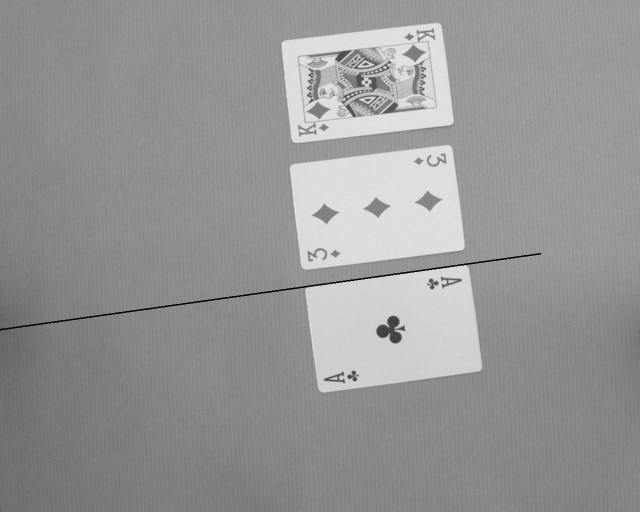
#> input picture houghlines3.jpg, 1280 x 1024 px (shown at 1/2 size)
$ python -i cardDetect.py   (imports and definitions only)   (Python 2 division)
#> lines starting #> are read from the running program, lines starting #| are printed output that depends on the picture; after the words box and inside, x2 and y2 are one past the last pixel; in counts of white or black regions, pixels touching at a corner belong together
#> further down, picture is the input picture: shape (1024, 1280); min 0, max 241, mean 149.5
import numpy as np
import matplotlib.pyplot as plt
import cv2 as cv

CARD_MAX_AREA = 130000
CARD_MIN_AREA = 12000

class Card:
    """ Information about card """
    # [37 lines left out: functions __init__, minDistance, get_theta, not called in this run]

def preprocess(img, BKG_THRESH=40, canny_thresh=50, dilation=5):

    # Start Processing Images
#> called with BKG_THRESH = 40, canny_thresh = 50, dilation = 5
    blur = cv.GaussianBlur(img,(5,5),0)

    img_w, img_h = np.shape(img)[:2]
#> img_w = 1024; img_h = 1280
    bkg_level = img[int(img_h/100)][int(img_w/2)]
#> bkg_level = 145
    thresh_level = bkg_level + BKG_THRESH
#> thresh_level = 185
    dilate_kernel = cv.getStructuringElement(cv.MORPH_RECT,(dilation,dilation))

    retval, thresh = cv.threshold(blur,thresh_level,255,cv.THRESH_BINARY)
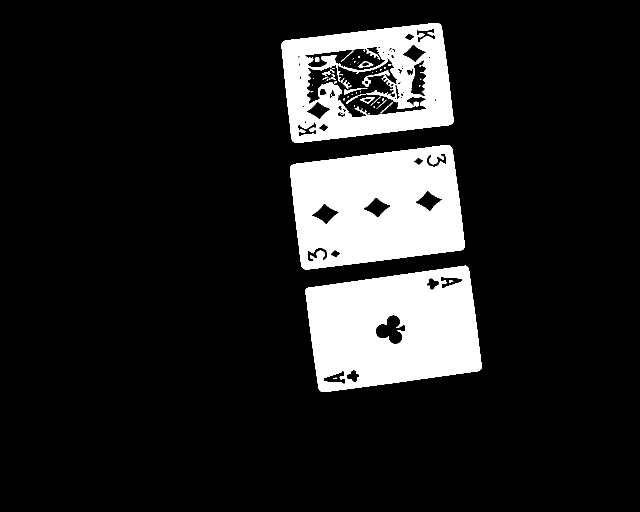
#> thresh: shape (1024, 1280) (shown at 1/2 size); 13.6% white; 59 white regions (37 under 20 px), largest, box (x1, y1, x2, y2) and area: (611, 531, 964, 784) 66273, (580, 290, 930, 539) 65779, (563, 46, 907, 286) 44819
#> retval = 185
    edges = cv.Canny(thresh, canny_thresh, 0.4*canny_thresh)
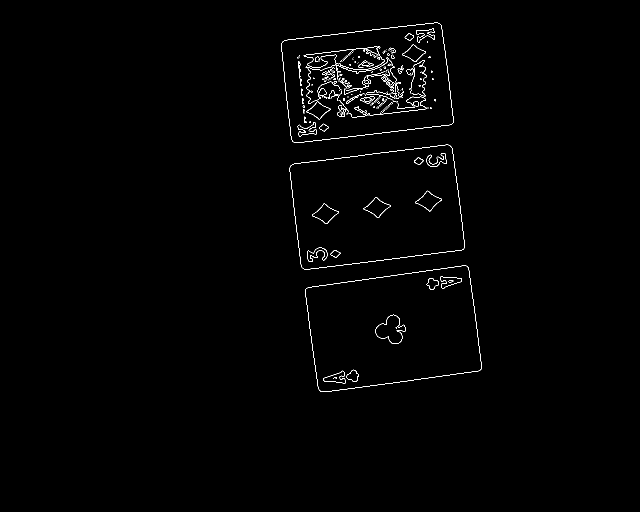
#> edges: shape (1024, 1280) (shown at 1/2 size); 0.73% white in thin lines or dots, all inside (x1, y1, x2, y2) = (562, 45, 964, 784)
    dilated = cv.dilate(edges, dilate_kernel, iterations = 1)
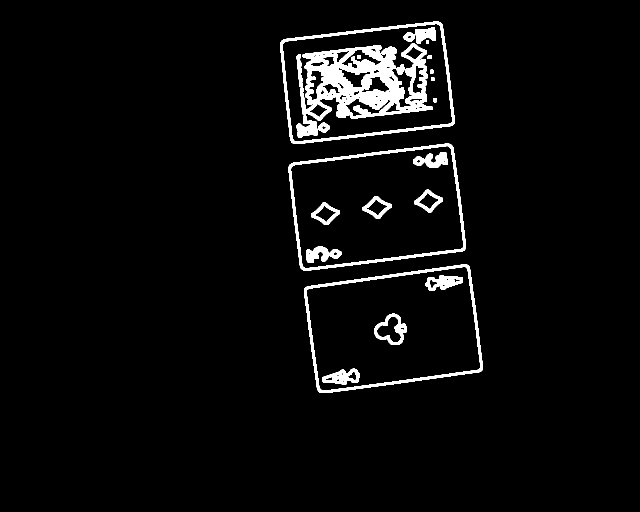
#> dilated: shape (1024, 1280) (shown at 1/2 size); 3.9% white; 30 white regions, largest, box (x1, y1, x2, y2) and area: (602, 87, 865, 241) 20805, (608, 528, 966, 786) 5907, (577, 287, 932, 541) 5850

    return thresh, edges, dilated

# [97 lines left out: functions find_cards, preprocess_card, bound, not called in this run]

>>> import cv2
>>> picture = cv2.imread('houghlines3.jpg', cv2.IMREAD_GRAYSCALE)
>>> result = preprocess(picture)

$ run again, on houghlines5.jpg
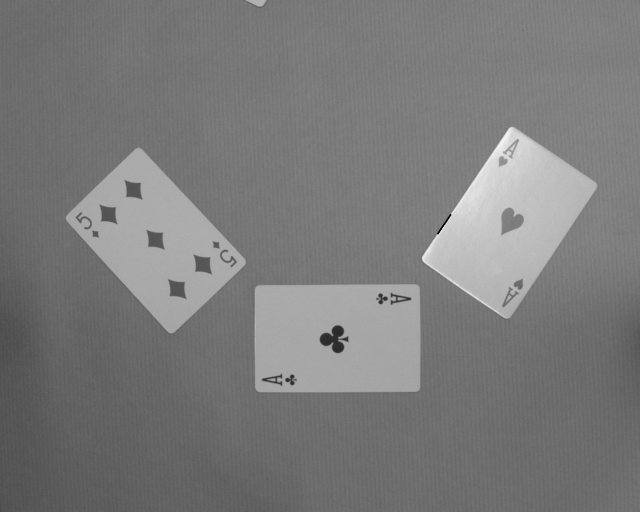
#> input picture houghlines5.jpg, 1280 x 1024 px (shown at 1/2 size)
#> picture is the input picture: shape (1024, 1280); min 0, max 247, mean 122.6
#> bkg_level = 92
#> thresh_level = 132
#> in preprocess, `retval, thresh = cv.threshold(blur,thresh_level,255,cv.THRESH_BINARY)`:
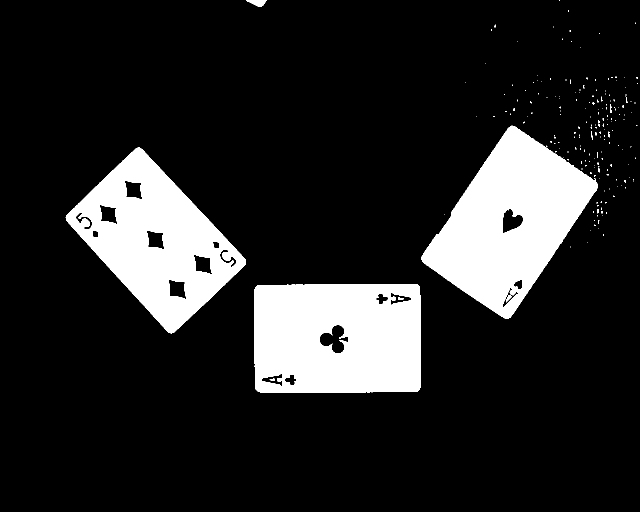
#> thresh: shape (1024, 1280) (shown at 1/2 size); 15.3% white; 200 white regions (187 under 20 px), largest, box (x1, y1, x2, y2) and area: (843, 251, 1196, 638) 69254, (509, 568, 842, 785) 68100, (131, 295, 492, 667) 61860
#> edges: shape (1024, 1280); 0.56% white in thin lines or dots, all inside (x1, y1, x2, y2) = (131, 0, 1277, 785)
#> in preprocess, `dilated = cv.dilate(edges, dilate_kernel, iterations = 1)`:
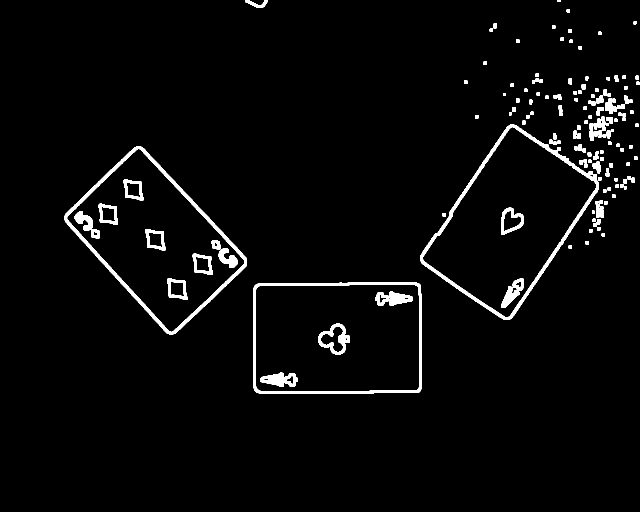
#> dilated: shape (1024, 1280) (shown at 1/2 size); 3.2% white; 145 white regions, largest, box (x1, y1, x2, y2) and area: (840, 249, 1198, 640) 7380, (129, 292, 494, 669) 7245, (506, 565, 844, 787) 5528
